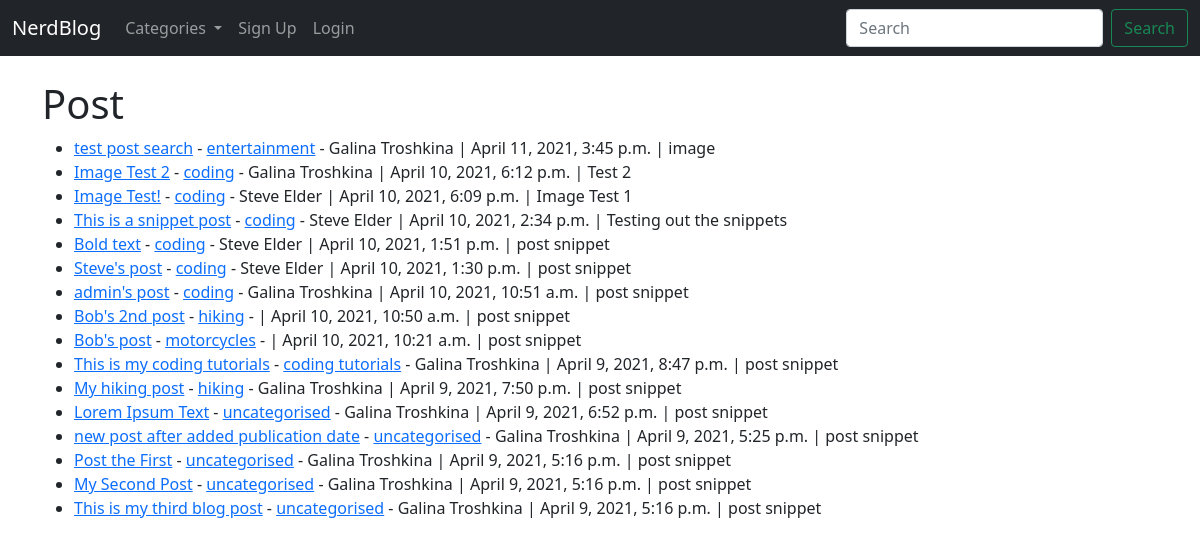
The page / on the database its author committed.
### myposts/models.py (models this page shows, shortened)
class Post(models.Model):
    title = models.CharField(max_length=255)
    header_image = models.ImageField(
        null=True, blank=True, upload_to='images/')
    title_tag = models.CharField(max_length=255)
    author = models.ForeignKey(User, on_delete=models.CASCADE)
    body = RichTextField(blank=True, null=True)
    pub_date = models.DateTimeField(auto_now_add=True)
    category = models.CharField(max_length=255, default='uncategorised')
    likes = models.ManyToManyField(User, related_name='blog_posts')
    snippet = models.CharField(max_length=255)

### myposts/views.py (the view)
# urls.py: path('', HomeView.as_view(), name='home'),
class HomeView(ListView):
    model = Post
    template_name = 'home.html'
    ordering = ['-pub_date']
    def get_context_data(self, *args, **kwargs):
        cat_menu = Category.objects.all()
        context = super(HomeView, self).get_context_data(*args, **kwargs)
        context['cat_menu'] = cat_menu
        return context

### myposts/models.py (called while the page is built)
    def __str__(self):
        return self.name

### myposts/templates/home.html (shortened to what this page needs)
{% extends 'base.html' %}
{% block content %}
    <h1>Post</h1>
    <ul>
    {% for post in object_list %}
        <li><a href="{% url 'article-detail' post.pk %}">{{ post.title }}</a> -
            <a href="{% url 'category' post.category|slugify %}">{{ post.category }}</a> -
            {{ post.author.first_name }} {{ post.author.last_name }} | {{ post.pub_date }} |
        {{ post.snippet }}
        </li>
    {% endfor %}
        </ul>
{% endblock %}

### myposts/templates/base.html (shortened to what this page needs)
<!doctype html>
<html lang="en">
  <head>
    <link href="https://cdn.jsdelivr.net/npm/bootstrap@5.0.0-beta3/dist/css/bootstrap.min.css" rel="stylesheet">
  </head>
  <body>
    <nav class="navbar navbar-expand-lg navbar-dark bg-dark">
        <div class="container-fluid">
          <a class="navbar-brand" href="{% url 'home' %}">NerdBlog</a>
          <div class="collapse navbar-collapse" id="navbarSupportedContent">
            <ul class="navbar-nav me-auto mb-2 mb-lg-0">
              {% if cat_menu %}
              <li class="nav-item dropdown">
                <a class="nav-link dropdown-toggle" href="#" id="navbarDropdown" role="button" data-bs-toggle="dropdown" aria-expanded="false">
                  Categories
                </a>
              </li>
              {% else %}
              <li class="nav-item">
                <a class="nav-link" href="{% url 'category-list' %}">Categories</a>
              </li>
              {% endif %}
              {% if user.is_authenticated %}
              <li class="nav-item">
                <a class="nav-link" href="{% url 'add_post' %}">New Post</a>
              </li>
              <li class="nav-item">
                <a class="nav-link" href="{% url 'add_category' %}">New Category</a>
              </li>
              {% else %}
              <li class="nav-item">
                <a class="nav-link" href="{% url 'register' %}">Sign Up</a>
              </li>
              <li class="nav-item">
                <a class="nav-link" href="{% url 'login' %}">Login</a>
              </li>
              {% endif %}
            </ul>
            <form class="d-flex" method="POST" action="{% url 'search' %}">
              <input class="form-control me-2" type="search" placeholder="Search" aria-label="Search" name="searched">
              <button class="btn btn-outline-success" type="submit">Search</button>
            </form>
          </div>
        </div>
      </nav>
    <br />
    <div class="container">
    {% block content %}
    {% endblock %}
    </div>
  </body>
</html>

### rows shown on the page
Post: title "test post search", category "entertainment", author.first_name "Galina", author.last_name "Troshkina", pub_date "April 11, 2021, 3:45 p.m.", snippet "image"
Post: title "Image Test 2", category "coding", author.first_name "Galina", author.last_name "Troshkina", pub_date "April 10, 2021, 6:12 p.m.", snippet "Test 2"
Post: title "Image Test!", category "coding", author.first_name "Steve", author.last_name "Elder", pub_date "April 10, 2021, 6:09 p.m.", snippet "Image Test 1"
Post: title "This is a snippet post", category "coding", author.first_name "Steve", author.last_name "Elder", pub_date "April 10, 2021, 2:34 p.m.", snippet "Testing out the snippets"
Post: title "Bold text", category "coding", author.first_name "Steve", author.last_name "Elder", pub_date "April 10, 2021, 1:51 p.m.", snippet "post snippet"
Post: title "Steve's post", category "coding", author.first_name "Steve", author.last_name "Elder", pub_date "April 10, 2021, 1:30 p.m.", snippet "post snippet"
Post: title "admin's post", category "coding", author.first_name "Galina", author.last_name "Troshkina", pub_date "April 10, 2021, 10:51 a.m.", snippet "post snippet"
Post: title "Bob's 2nd post", category "hiking", pub_date "April 10, 2021, 10:50 a.m.", snippet "post snippet"
Post: title "Bob's post", category "motorcycles", pub_date "April 10, 2021, 10:21 a.m.", snippet "post snippet"
Post: title "This is my coding tutorials", category "coding tutorials", author.first_name "Galina", author.last_name "Troshkina", pub_date "April 9, 2021, 8:47 p.m.", snippet "post snippet"
Post: title "My hiking post", category "hiking", author.first_name "Galina", author.last_name "Troshkina", pub_date "April 9, 2021, 7:50 p.m.", snippet "post snippet"
Post: title "Lorem Ipsum Text", category "uncategorised", author.first_name "Galina", author.last_name "Troshkina", pub_date "April 9, 2021, 6:52 p.m.", snippet "post snippet"
Post: title "new post after added publication date", category "uncategorised", author.first_name "Galina", author.last_name "Troshkina", pub_date "April 9, 2021, 5:25 p.m.", snippet "post snippet"
Post: title "Post the First", category "uncategorised", author.first_name "Galina", author.last_name "Troshkina", pub_date "April 9, 2021, 5:16 p.m.", snippet "post snippet"
Post: title "My Second Post", category "uncategorised", author.first_name "Galina", author.last_name "Troshkina", pub_date "April 9, 2021, 5:16 p.m.", snippet "post snippet"
Post: title "This is my third blog post", category "uncategorised", author.first_name "Galina", author.last_name "Troshkina", pub_date "April 9, 2021, 5:16 p.m.", snippet "post snippet"
